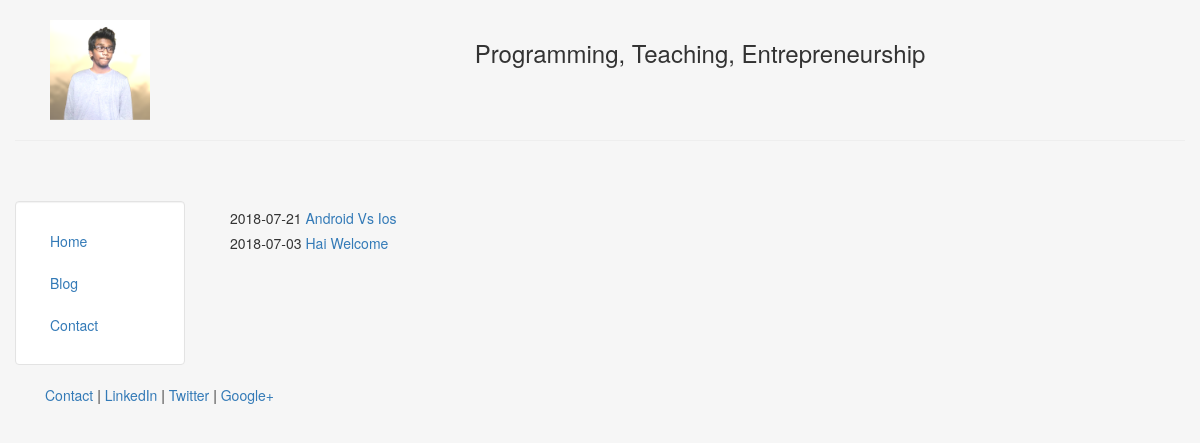
/blog/, run on an earlier commit of the app's database.
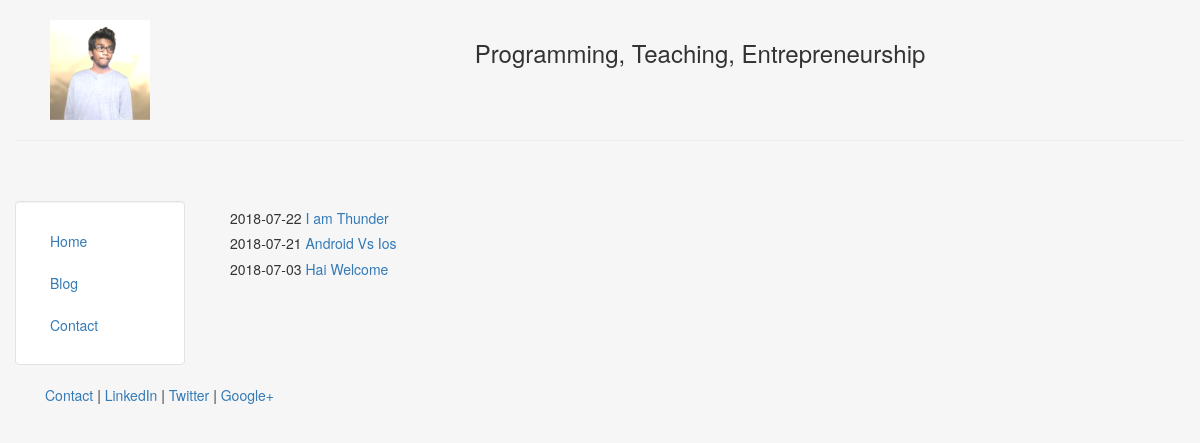
And on a later commit of the database.
### blog/models.py (models this page shows, shortened)
class Post(models.Model):
    title = models.CharField(max_length=140)
    body = models.TextField()
    date = models.DateTimeField()

### blog/templates/blog/blog.html
{% extends "personal/header.html" %}
{% block content %}
	{% for post in object_list %}
		<h5>{{ post.date|date:"Y-m-d" }}<a href="/blog/{{post.id}}"> {{post.title}}</a></h5>
	{% endfor %}
{% endblock %}

What changed in the data, as far as the page shows it:
added Post: date "2018-07-22", title "I am Thunder"
